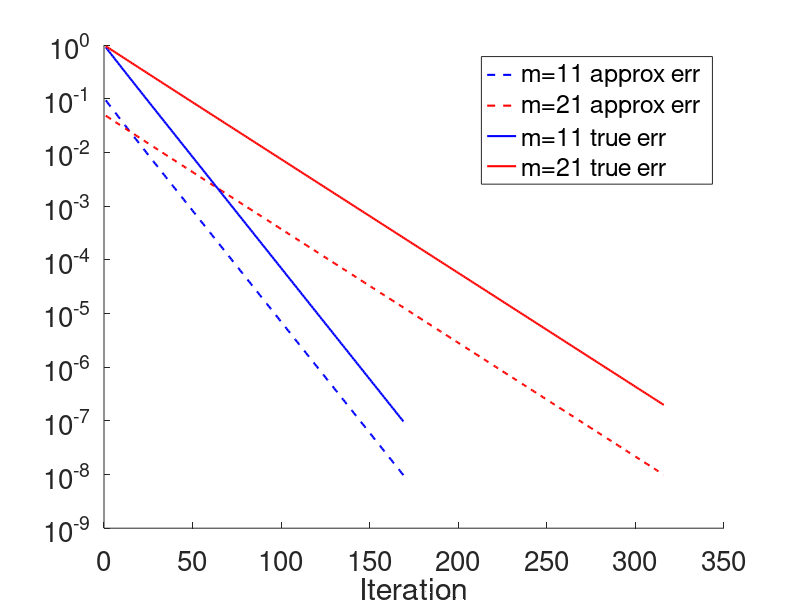

This figure's MATLAB source:
function ex2_10()
	%{ 

	Implementation of ex2_10 on page 63 of our book. Here we apply 
	Newton's method to approximate the root alpha = 1 of 
	f(x) = (x-1)^{(m-1)}\log(x) with m=11 and m=21. In each case, 
	alpha = 1 has multiplicity m. 

	Key Observations: 
		(1) When m=21, we see slower convergence than when m=11. 
		(2) Also when m=21, we see that our error estimator, 
			the difference between consecutvie iterates, is less 
			accurate than when m=11. 
	
	Each of these observations is explained by our theory that says 
	the asymptotic convergence rate is phi'(x) = 1-1/m. 	

	%} 

	close all;

	maxiters = 500; iters = 0; tol = 1e-8; err = 1; 
	x_err = []; y_err = []; true_xerr = []; true_yerr=[];

	x = 2;

	% m = 11 
	while iters < maxiters && err > tol 
		oldx = x;
		x = phi(x,11);
		err = abs(x-oldx);
		x_err = [x_err err];
		true_xerr = [true_xerr abs(x-1)];
		iters += 1;
	end

	y = 2; x_iters = [1:iters]; iters = 0; err = 1;

	% m = 21	
	while iters < maxiters && err > tol 
		oldy = y;
		y = phi(y,21);
		err = abs(y-oldy);
		y_err = [y_err err];
		true_yerr = [true_yerr abs(y-1)];
		iters += 1;
	end

	y_iters = [1:iters];

	figure(1)
	hold on; 
	semilogy(x_iters,x_err,'b--','linewidth',1.5);
	semilogy(y_iters,y_err,'r--','linewidth',1.5);
	semilogy(x_iters,true_xerr,'b','linewidth',1.5);
	semilogy(y_iters,true_yerr,'r','linewidth',1.5);
	legend('m=11 approx err','m=21 approx err','m=11 true err', 'm=21 true err','fontsize',20);
	xlabel('Iteration');
	set(gca,'fontsize',20);
	figure(1)
		


	function out = phi(x,m)
		out = x - ((x-1).^(m-1).*log(x)) ./ ((m-1)*(x-1).^(m-2)*log(x)+(x-1).^(m-1)./x);
	
				
